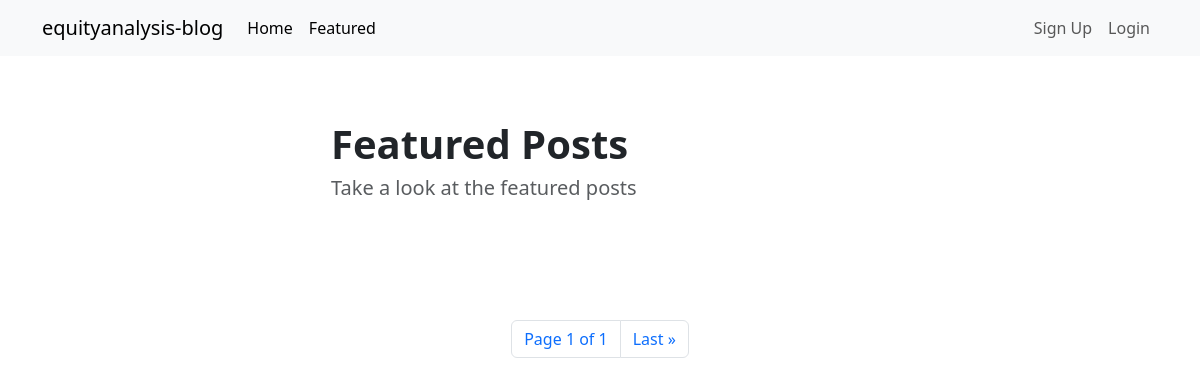
The app's page /featured/, older data.
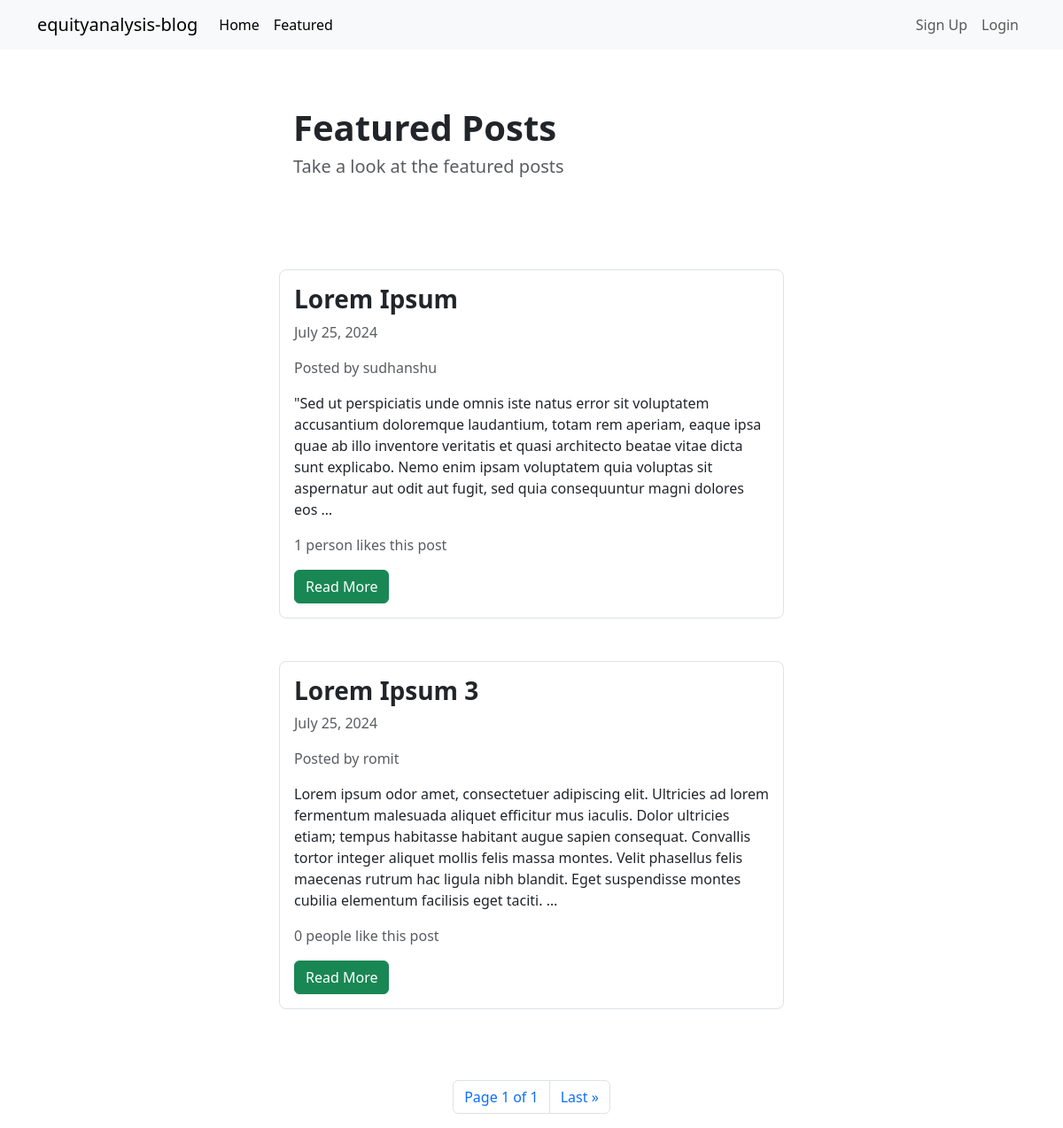
The same page, newer data.
### blog/models.py (models this page shows)
class Article(models.Model):
    title = models.CharField(max_length=255)
    content = HTMLField()
    date = models.DateField(auto_now_add = True)
    author = models.ForeignKey(User, on_delete=models.DO_NOTHING)
    featured = models.BooleanField(default=False)
    likes = models.ManyToManyField(User, related_name='likes', blank=True)

### blog/views.py (the view)
# urls.py: path('featured/', FeaturedView.as_view(), name='featured'),
class FeaturedView(ListView):
    model = Article
    queryset = Article.objects.filter(featured=True).order_by('-date')
    template_name = 'blog/featured.html'
    paginate_by = 2

### blog/templates/blog/featured.html (shortened to what this page needs)
{% extends 'blog/base.html' %}
{% block content %}
	<div class="row">
		<div class="col-md-6 col-12 mx-md-auto mx-3 mt-5 mb-5 p-3">
			<h1 class="fw-bolder">Featured Posts</h1>
			<h5 class="text-muted">Take a look at the featured posts</h5>
		</div>
	</div>
	{% for object in object_list %}
	<div class="row my-3">
		<div class="col-md-6 col-12 mx-md-auto mx-3 mb-3 mt-3 border rounded-3 p-3">
			<h3 class="fw-bold">{{ object.title }}</h3>
			<p class="text-muted">{{ object.date }}</p>
			<p class="text-muted">Posted by {{ object.author.username }}</p>
			<div class="my-3">
				{{ object.content|truncatewords_html:50|safe }}
			</div>
			{% if object.likes.count == 1 %}
				<p class="text-muted">{{ object.likes.count }} person likes this post</p>
			{% else %}
				<p class="text-muted">{{ object.likes.count }} people like this post</p>
			{% endif %}
			<a class="btn btn-success" href="{% url 'detail_article' object.id %}">Read More</a>
		</div>
	</div>
	{% endfor %}
	<nav>
		<ul class="pagination">
			<div class="mx-auto d-flex flex-row mt-5">
				<li class="page-item">
					<a class="page-link" href="#">Page {{ page_obj.number }} of {{ page_obj.paginator.num_pages }}</a>
				</li>
				<li class="page-item">
					<a class="page-link" href="?page={{ page_obj.paginator.num_pages }}">Last &raquo;</a>
				</li>
			</div>
		</ul>
	</nav>
{% endblock content %}

Row changes from the older to the newer data that the page shows:
added Article: title "Lorem Ipsum", date "July 25, 2024", author.username "sudhanshu", content "\"Sed ut perspiciatis unde omnis iste natus error sit voluptatem accusantium doloremque laudantium, totam rem aperiam, eaque ipsa quae ab illo inventore veritatis et quasi architecto beatae vitae dicta sunt explicabo. Nemo enim ipsam voluptatem quia voluptas sit aspernatur aut odit aut fugit, sed quia consequuntur magni dolores eos …", likes.count "1"
added Article: title "Lorem Ipsum 3", date "July 25, 2024", author.username "romit", content "Lorem ipsum odor amet, consectetuer adipiscing elit. Ultricies ad lorem fermentum malesuada aliquet efficitur mus iaculis. Dolor ultricies etiam; tempus habitasse habitant augue sapien consequat. Convallis tortor integer aliquet mollis felis massa montes. Velit phasellus felis maecenas rutrum hac ligula nibh blandit. Eget suspendisse montes cubilia elementum facilisis eget taciti. …", likes.count "0"
